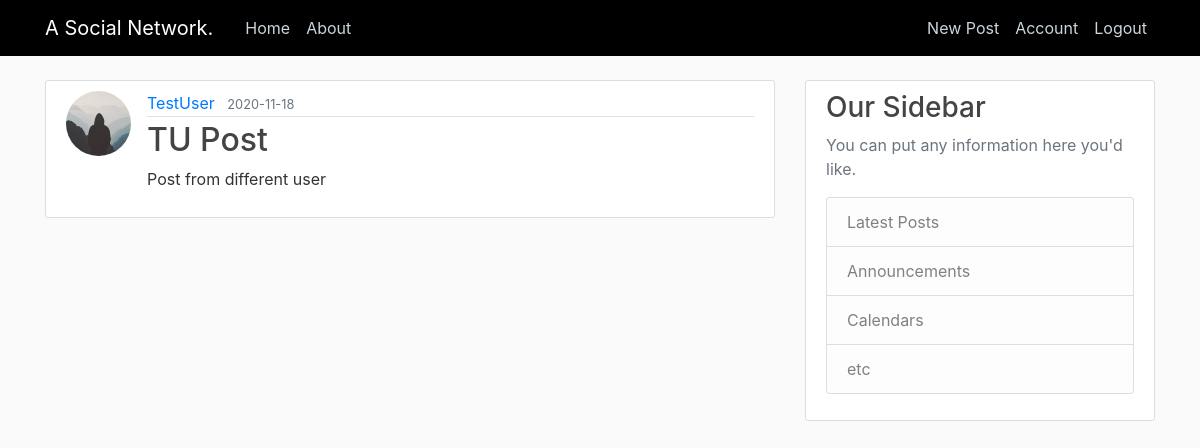
The app's page /post/2 (signed in) with its own data.
### app/models.py (models this page shows, shortened)
class User(db.Model, UserMixin):
    id = db.Column(db.Integer, primary_key = True)
    username = db.Column(db.String(20), unique=True, nullable=False)
    email = db.Column(db.String(120), unique=True, nullable=False)
    image_file = db.Column(db.String(20),nullable=False, default='default.jpg')
    password = db.Column(db.String(60),nullable=False)
    posts = db.relationship('Post', backref='author', lazy=True)

class Post(db.Model):
    id = db.Column(db.Integer, primary_key = True)
    title = db.Column(db.String(100), nullable=False)
    date_posted = db.Column(db.DateTime, nullable=False, default=datetime.utcnow)
    content = db.Column(db.Text, nullable=False)
    user_id = db.Column(db.Integer, db.ForeignKey('user.id'), nullable=False)

### app/posts/routes.py (the view)
@posts.route('/post/<int:post_id>', methods = ['GET', 'POST'])
def post(post_id):
    post = Post.query.get_or_404(post_id)
    return render_template('post.html', title = post.title, post=post)

### app/models.py (called while the page is built)
@login_manager.user_loader
def load_user(user_id):
    return User.query.get(int(user_id))

### app/templates/post.html (shortened to what this page needs)
{% extends 'layout.html' %}
{% block content %}
    <article class="media content-section">
        <img class="rounded-circle article-img" src="{{ url_for('static', filename='profile_pics/' + post.author.image_file) }}" alt="profile_picture">
        <div class="media-body">
        <div class="article-metadata">
            <a class="mr-2" href="{{ url_for('users.user_posts', username=post.author.username) }}">{{ post.author.username }}</a>
            <small class="text-muted">{{ post.date_posted.strftime('%Y-%m-%d') }}</small>
        </div>
        <h2 class = 'article-title'>{{ post.title }}</h2>
        <p class="article-content">{{ post.content }}</p>
        </div>
    </article>
{% endblock content %}

### app/static/main.css (style rules this page uses)
body { background: #fafafa; color: #333333; margin-top: 5rem; }
h1, h2, h3, h4, h5, h6 { color: #444444; }
.content-section { background: #ffffff; padding: 10px 20px; border: 1px solid #dddddd; border-radius: 3px; margin-bottom: 20px; }
.article-title { color: #444444; }
.article-content { white-space: pre-line; }
.article-img { height: 65px; width: 65px; margin-right: 16px; }
.article-metadata { padding-bottom: 1px; margin-bottom: 4px; border-bottom: 1px solid #e3e3e3 }

### records on screen
User: image_file (placeholder picture), author.username "TestUser"
Post: date_posted "2020-11-18", title "TU Post", content "Post from different user"
